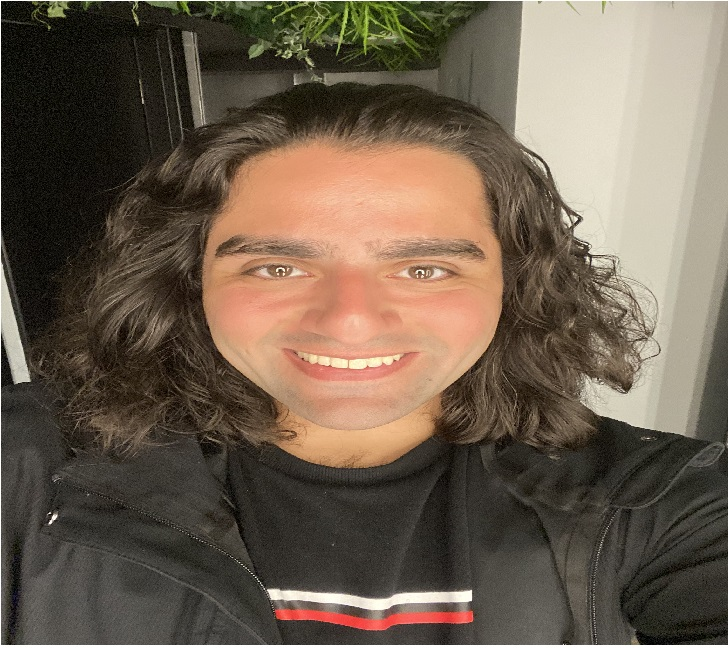
#> input picture Mustafas bild.jpg, 728 x 648 px
$ python detect_face_image.py
#> lines starting #> are read from the running program, lines starting #| are printed output that depends on the picture; after the words box and inside, x2 and y2 are one past the last pixel; in counts of white or black regions, pixels touching at a corner belong together
import numpy as np
import cv2

face_cascade = cv2.CascadeClassifier(cv2.data.haarcascades + 'haarcascade_frontalface_default.xml')
eye_cascade = cv2.CascadeClassifier(cv2.data.haarcascades + 'haarcascade_eye.xml')

# Läs in bilden
image = cv2.imread('Mustafas bild.jpg')
#> image is the input picture: shape (648, 728, 3); mean B, G, R 79.5, 95.1, 109.9


gray = cv2.cvtColor(image, cv2.COLOR_BGR2GRAY)
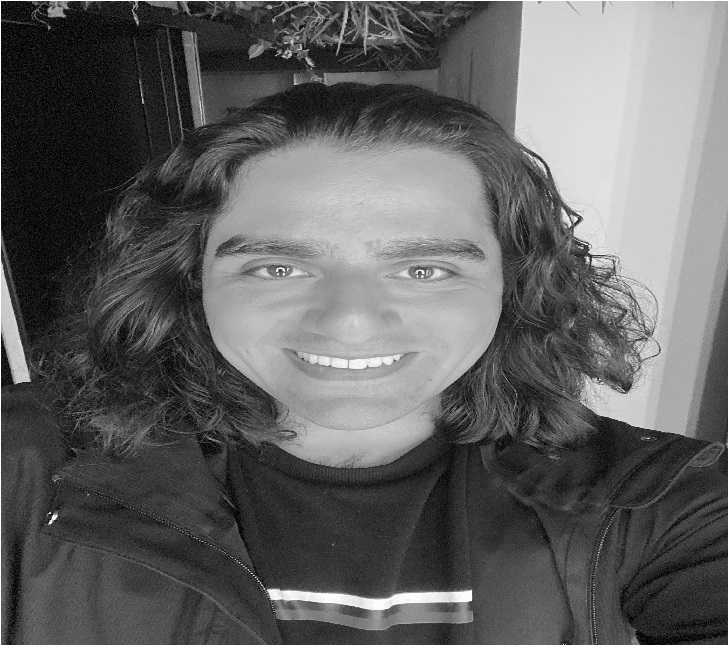
#> gray: shape (648, 728); min 0, max 255, mean 97.7
faces = face_cascade.detectMultiScale(gray, 1.3, 5)
#> faces = [[178, 130, 346, 346]]

for (x, y, w, h) in faces:
    cv2.rectangle(image, (x, y), (x + w, y + h), (255, 0, 0), 2)
    roi_gray = gray[y:y+h, x:x+w]
    roi_color = image[y:y+h, x:x+w]
    eyes = eye_cascade.detectMultiScale(roi_gray)
    for (ex, ey, ew, eh) in eyes:
        cv2.rectangle(roi_color, (ex, ey), (ex + ew, ey + eh), (0, 255, 0), 2)

    # Lägg till ditt namn som text
    cv2.putText(image, 'Mustafa Salahuddin', (x, y-10), cv2.FONT_HERSHEY_SIMPLEX, 0.9, (36,255,12), 2)
#> this loop made 1 pass
#> (x, y, w, h, eyes) on pass 1: (178, 130, 346, 346, [[65, 109, 58, 58], [210, 117, 49, 49], [190, 90, 94, 94]])
#> pass 1, `roi_gray = gray[y:y+h, x:x+w]`:
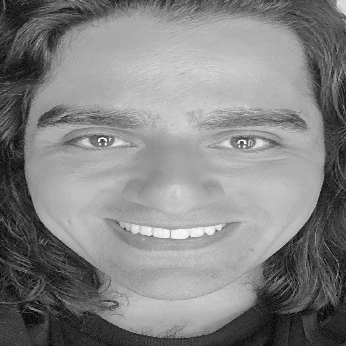
#> roi_gray: shape (346, 346); min 1, max 252, mean 131.5
#> pass 1, `roi_color = image[y:y+h, x:x+w]`:
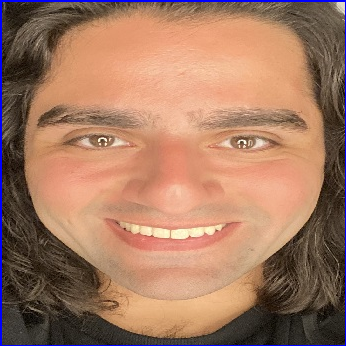
#> roi_color: shape (346, 346, 3); mean B, G, R 98.1, 120.8, 163.1
#> after the loop:
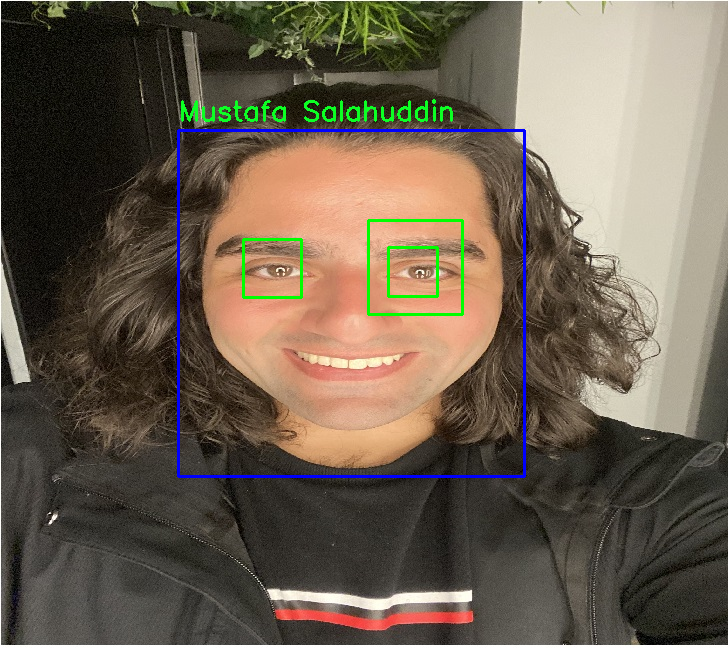
#> image: shape (648, 728, 3); 1.81% of pixels changed, all inside (x1, y1, x2, y2) = (177, 99, 526, 478)
#> after the loop:
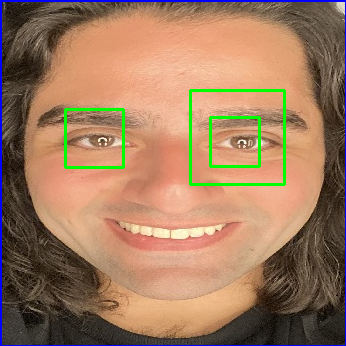
#> roi_color: shape (346, 346, 3); 2% of pixels changed, all inside (x1, y1, x2, y2) = (64, 89, 286, 186)

# Visa den annoterade bilden
cv2.imshow('ansiktsigenkänning', image)
cv2.waitKey(0)
cv2.destroyAllWindows()
